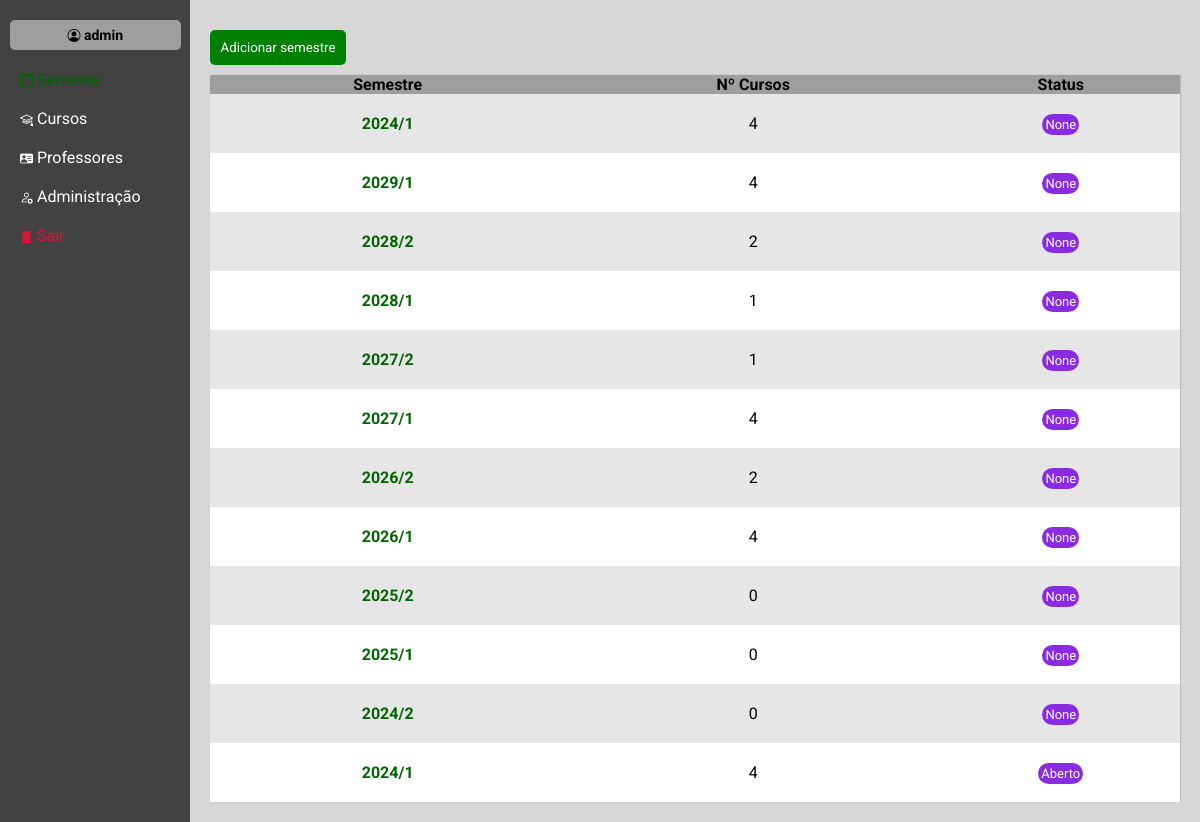
The app's page /semestre/ (signed in) with its own data.
### core/models.py (models this page shows)
class Semestre(models.Model):
    semestre = models.CharField( max_length=50)
    cursos = models.ManyToManyField(Curso, verbose_name="curso", blank=True)
    status = models.ForeignKey(Status, verbose_name='status', on_delete=models.SET_NULL, null=True, blank=True)
    date_create = models.DateTimeField(default=timezone.now)
    disciplinas = models.ManyToManyField(Disciplina, verbose_name='disciplina', blank=True)
    def __str__(self) -> str:
        return self.semestre

class Status(models.Model):
    status = models.CharField(max_length=16)
    def __str__(self) -> str:
        return self.status

### core/views.py (the view, shortened to what this page needs)
# urls.py: path('semestre/', views.semestre, name='semestre'),
@login_required(login_url="/login")
def semestre(request):
    semestre = Semestre.objects.all().order_by('-id')
    cursos = Curso.objects.all()
    disciplinas = Disciplina.objects.all().order_by('curso')
    context = {
        'semestre':semestre,
        'cursos':cursos,
        'disciplinas':disciplinas,
    }
    return render(request, 'semestre.html', context)

### core/models.py (called while the page is built)
    def __str__(self) -> str:
        return self.curso

### core/templates/semestre.html (shortened to what this page needs)
{% extends "base.html" %}
{% block conteudo %}
{% block opcoes %}
{% for group in user.groups.all %}
            {% if group.name == 'administradores' %}
            <div class="conteiner-menu-button">
                <button type="button" class="btn-default color-verde" onclick="mostrar_model_addSemestre('janela-model')">Adicionar semestre</button>
            </div>
            {% endif %}
        {% endfor %}
{% endblock opcoes %}
<table id="semestre">
    <thead>
        <tr>
            <th>Semestre</th>
            <th>Nº Cursos</th>
            <th>Status</th>
        </tr>
    </thead>
    <tbody>
       {% for i in semestre %}
            <tr>
                    <td class="colum-1"><a href="{% url 'select_semestre' i.id %}"><strong>{{i}}</strong></a></td>
                    <td class="colum-2">{{i.cursos.all.count}}</td>
                    <td class="colum-3"><span id="marcador" class="color-roxo"> {{i.status}}</span></td>
            </tr>
       {% endfor %}
    </tbody>
</table>
{% endblock conteudo %}

### core/templates/base.html (shortened to what this page needs)
{% load static %}<!DOCTYPE html>
<html lang="en">
<head>
   {% include "_head.html" %}
</head>
<body>
<nav>
    <div id="box-user">
        <h3><i class="bi bi-person-circle"></i> {{request.user}}</h3>
    </div>
    <ul>
        <li><a href="{% url "semestre" %}" {% if request.path_info == '/semestre/' %} class="teste" {% endif %}><i class="bi bi-calendar3"></i> Semeste </a></li>
        <li><a href="{% url "cursos" %}" {% if request.path_info == '/curso/' %} class="teste" {% endif %}><i class="bi bi-mortarboard"></i> Cursos</a></li>
        <li><a href="{% url "professores" %}" {% if request.path_info == '/professores/' %} class="teste" {% endif %}><i class="bi bi-person-vcard-fill"></i> Professores</a></li>
        {% for group in user.groups.all %}
            {% if group.name == 'administradores' %}
                <li><a href="/admin/"><i class="bi bi-person-gear"></i> Administração</a></li>
            {% endif %}
        {% endfor %}
        <li><a href="{% url "logout" %}" id="link-sair"><i class="bi bi-door-closed-fill"></i> Sair</a></li>
    </nav>
    <main>
        <div id="conteiner-conteudo">
            {% block conteudo %}{% endblock conteudo %}
        </div>
</main>
</body>
</html>

### core/static/style.css (style rules this page uses)
* { padding: 0; margin: 0; box-sizing: border-box; font-family: roboto, regular400; }
body { display: flex; flex-wrap: wrap; }
main { flex-grow: 20; flex-basis: 200px; flex-shrink: 1; background-color: #d8d7d7; min-height: 100vh; width: 100vw; }
.conteiner-menu-button { display: flex; margin: 10px 10px 10px 0px; }
#conteiner-conteudo { padding: 20px; }
th { background-color: #9e9e9e; text-align: left; }
table tr:nth-child(odd) { background-color: #e6e6e6; }
table tr:nth-child(even) { background-color: #ffffff; }
.color-verde { background-color: green; }
.color-roxo { background-color: blueviolet; }
nav { background-color: #424242; flex-grow: 1; flex-basis: 150px; flex-shrink: 1; position: relative; }
#box-user { background-color: #9e9e9e; font-size: 12px; width: 90%; height: 30px; margin: auto; border-radius: 5px; text-align: center; display: flex; align-items: center; justify-content: center; margin-top: 20px; }
#link-sair { color: crimson; }
li { text-align: left; padding-left: 20px; font-size: 16px; margin-top: 20px; }
li a { text-decoration: none; color: white; }
#marcador { padding: 3px; border-radius: 150px; color: white; font-size: 13px; }
i { font-size: 13px; }
.teste { color: darkgreen; }
.btn-default { padding: 10px; border: none; color: white; border-radius: 5px; min-width: 100px; cursor: pointer; }

### core/static/tabelas.css (style rules this page uses)
table { border-collapse: collapse; border-radius: 1px; overflow: hidden; width: 100%; box-shadow: 0.5px 0px 1.5px rgba(0, 0, 0, 0.226); }
table a { text-decoration: double; color: darkgreen; }
#semestre td { padding: 20px 0px 20px 0px; text-align: center; }
#semestre th { text-align: center; }

### records on screen
Semestre: semestre "2024/1", cursos.all.count "4", status "None"
Semestre: semestre "2029/1", cursos.all.count "4", status "None"
Semestre: semestre "2028/2", cursos.all.count "2", status "None"
Semestre: semestre "2028/1", cursos.all.count "1", status "None"
Semestre: semestre "2027/2", cursos.all.count "1", status "None"
Semestre: semestre "2027/1", cursos.all.count "4", status "None"
Semestre: semestre "2026/2", cursos.all.count "2", status "None"
Semestre: semestre "2026/1", cursos.all.count "4", status "None"
Semestre: semestre "2025/2", cursos.all.count "0", status "None"
Semestre: semestre "2025/1", cursos.all.count "0", status "None"
Semestre: semestre "2024/2", cursos.all.count "0", status "None"
Semestre: semestre "2024/1", cursos.all.count "4", status "Aberto"

### other values on screen
{{ request.user }} "admin"
